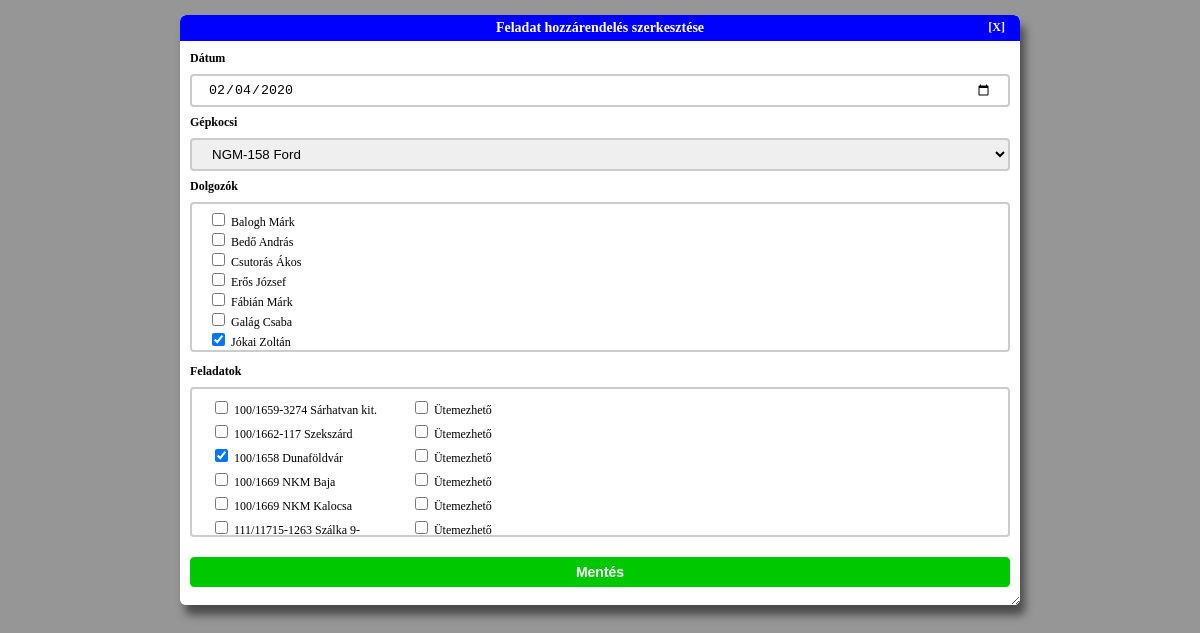
The page /index.php/gkfutas/edit/17 on the database its author committed.
### tables this page shows
CREATE TABLE w_gepkocsi_futas (
	gk_futas_id INTEGER NOT NULL PRIMARY KEY AUTOINCREMENT,
	gk_id INTEGER NOT NULL,
	datum TEXT NOT NULL,
	FOREIGN KEY (gk_id) REFERENCES k_gepkocsi(gk_id)
);

CREATE TABLE k_dolgozo (
	dolgozo_id INTEGER NOT NULL PRIMARY KEY AUTOINCREMENT,
	dolgozo_nev TEXT NOT NULL
);

CREATE TABLE k_feladat (
	feladat_id INTEGER NOT NULL PRIMARY KEY AUTOINCREMENT,
	feladat_leiras TEXT NOT NULL
);

### application/controllers/gkfutas.php (called while the page is built, shortened)
<?php
class Gkfutas extends CI_Controller {
	public function edit($id) {
		$headerdata['iscalendarview'] = FALSE;
		$menudata['iscalendarview'] = FALSE;
		$menudata['isadmin'] = $this->session->userdata('isAdmin');
		$data['gkfutas'] = $this->Gkfutas_model->getGkfutasById($id);
		$cardata = $this->Kocsik_model->getAllKocsik();
		$data['caroptions'] = array();
		foreach ($cardata as $cardata_item) {
			$data['caroptions'] += [$cardata_item['gk_id'] => $cardata_item['gepkocsi']];
		}
		$data['dolgozolist'] = $this->Dolgozok_model->getAllDolgozok();
		$data['feladatlist'] = $this->Munkak_model->getAllMunkak();
		$data['utemezesek'] = $this->Gkfutas_model->getUtemezesekByGkfutasId($id);
		$data['errors'] = null;
		$partialviews = [
			'header' => $this->load->view('partials/header_view', $headerdata, TRUE),
			'menu' => $this->load->view('partials/menu_view', $menudata, TRUE),
			'content' => $this->load->view('admin/gkfutasok/gkfutasok_edit_view', $data, TRUE),
			'footer' => $this->load->view('partials/footer_view', '', TRUE)
		];
		$this->load->view('public_template_view', $partialviews);
	}
}

### index.php (called while the page is built, shortened)
<?php
require_once BASEPATH.'core/CodeIgniter.php';

### application/models/Gkfutas_model.php (called while the page is built, shortened)
<?php
class Gkfutas_model extends CI_Model {
    public function getGkfutasById($id) {
        $this->db->select('gf.gk_futas_id,gf.datum,k.gk_id, k.gepkocsi');
        $this->db->from('w_gepkocsi_futas gf');
        $this->db->join('k_gepkocsi k', 'gf.gk_id = k.gk_id', 'inner');
        $this->db->where('gf.gk_futas_id', $id);
        $query = $this->db->get();
        $result = $query->result_array();
        $this->db->select('d.dolgozo_nev');
        $this->db->from('w_gepkocsi_futas gf');
        $this->db->join('w_dolgozo_kikuld dk', 'gf.gk_futas_id = dk.gk_futas_id', 'left');
        $this->db->join('k_dolgozo d', 'dk.dolgozo_id = d.dolgozo_id', 'left');
        $this->db->where('gf.gk_futas_id', $id);
        $query = $this->db->get();
        $result['dolgozok'] = $query->result_array();
        $this->db->select('f.feladat_id, f.feladat_leiras');
        $this->db->from('w_gepkocsi_futas gf');
        $this->db->join('w_feladat_kiad fk', 'gf.gk_futas_id = fk.gk_futas_id', 'left');
        $this->db->join('k_feladat f', 'fk.feladat_id = f.feladat_id', 'left');
        $this->db->where('gf.gk_futas_id', $id);
        $query = $this->db->get();
        $result['feladatok'] = $query->result_array();
        return $result;
    }
    public function getUtemezesekByGkfutasId($id) {
        $this->db->select('fk.gk_futas_id, fk.feladat_id, fk.utemezheto');
        $this->db->from('w_feladat_kiad fk');
        $this->db->where('fk.gk_futas_id', $id);
        $query = $this->db->get();
        $result = $query->result_array();
        return $result;
    }
}
?>

### application/models/Dolgozok_model.php (called while the page is built, shortened)
<?php
class Dolgozok_model extends CI_Model {
    public function getAllDolgozok() {
        $query = $this->db->get('k_dolgozo');
        return $query->result_array();
    }
}
?>

### application/models/Munkak_model.php (called while the page is built, shortened)
<?php
class Munkak_model extends CI_Model {
    public function getAllMunkak() {
        $query = $this->db->get('k_feladat');
        return $query->result_array();
    }
}
?>

### application/views/admin/gkfutasok/gkfutasok_edit_view.php (the view, shortened to what this page needs)
<div class="adminform-container">
    <div class="adminform-title">
        <span>Feladat hozzárendelés szerkesztése</span>
        <?php echo(anchor('gkfutas/index','[X]',array('class' => 'cancel-button'))); ?>
    </div>
    <div class="adminform-body">
    <?php
        echo(form_open('gkfutas/edit_save','',array('id' => $gkfutas[0]['gk_futas_id'])));
        echo(form_label('Dátum', 'datum'));
        echo(form_input(array(
            'name' => 'datum',
            'id' => 'datum',
            'type' => 'date',
            'value' => $gkfutas[0]['datum']
        )));
        echo(form_label('Gépkocsi', 'gepkocsi'));
        echo(form_dropdown('gepkocsi',$caroptions, $gkfutas[0]['gk_id']));
        echo(form_label('Dolgozók', 'dolgozok'));
        echo('<div class="checkbox-list">');
        $dolgozok_values = array();
        foreach ($gkfutas['dolgozok'] as $dolgozo_item) {
            array_push($dolgozok_values, $dolgozo_item['dolgozo_nev']);
        }
        foreach ($dolgozolist as $dlist_item) {
            $isSelected = in_array($dlist_item['dolgozo_nev'], $dolgozok_values) ? TRUE : FALSE;
            echo(form_checkbox(array(
                'name' => 'dolgozok[]',
                'value' => $dlist_item['dolgozo_id'],
                'checked' => $isSelected
            )));
            echo($dlist_item['dolgozo_nev'].'<br />');
        }
        echo('</div>');
        echo(form_label('Feladatok', 'feladatok'));
        echo('<div class="checkbox-list">');
        echo('<table class="checkbox-list-table">');
        $feladatok_values = array();
        foreach ($gkfutas['feladatok'] as $feladat_item) {
            array_push($feladatok_values, $feladat_item['feladat_id']);
        }
        foreach ($feladatlist as $flist_item) {
            $isSelected = in_array($flist_item['feladat_id'], $feladatok_values) ? TRUE : FALSE;
            $isUtemezheto = FALSE;
            foreach ($utemezesek as $utemezes_item) {
                if ($utemezes_item['feladat_id'] == $flist_item['feladat_id'] && $utemezes_item['utemezheto'] == 1) {
                    $isUtemezheto = TRUE;
                } elseif ($utemezes_item['feladat_id'] == $flist_item['feladat_id'] && $utemezes_item['utemezheto'] == 0) {
                    $isUtemezheto = FALSE;
                } else {
                    $isUtemezheto = FALSE;
                }
            }
            echo('<tr class="checkbox-list-row"><td>');
            echo(form_checkbox(array(
                'name' => 'feladatok[]',
                'value' => $flist_item['feladat_id'],
                'checked' => $isSelected
            )));
            echo($flist_item['feladat_leiras']);
            echo('</td><td>');
            echo(form_checkbox(array(
                'name' => 'utemezesek[]',
                'value' => $flist_item['feladat_id'],
                'checked' => $isUtemezheto
            )));
            echo('Ütemezhető');
            echo('</td></tr>');
        }
        echo('</table>');
        echo('</div>');
        echo(form_submit(array(
            'name' => 'submit',
            'value' => 'Mentés'
        )));
        echo(form_close());
    ?>
    </div>
</div>

### css/mainStyles.css (style rules this page uses)
body { margin: 0px; padding: 0px; width: 100%; font-family: 'Lucida Sans Unicode'; font-size: 12px; background-color: rgb(150,150,150); }
.adminform-container { padding: 0px; margin: 15px 15%; background-color: white; border-radius: 6px; border: none; box-shadow: 5px 10px 8px rgb(75,75,75); position: relative; resize: both; overflow: auto; }
.adminform-title { padding: 5px; margin: 0px; border-radius: 6px 6px 0px 0px; background-color: blue; color: white; font-weight: bold; font-size: 14px; text-align: center; }
.adminform-body { padding: 10px; margin: 0px; border-radius: 0px 0px 6px 6px; background-color: white; color: black; font-size: 12px; word-wrap: normal; }
.checkbox-list { width: 100%; height: 150px; padding: 6px 16px; margin: 8px 0; display: inline-block; border: 2px solid #ccc; border-radius: 4px; box-sizing: border-box; overflow: auto; }

### css/tableStyles.css (style rules this page uses)
.checkbox-list-row { background-color: white; }

### css/controlStyles.css (style rules this page uses)
a.cancel-button:link, a.cancel-button:visited { position: absolute; top: 5px; right: 15px; background-color: rgb(0, 0, 250); color: white; padding: 0px; margin: 0px; text-align: center; text-decoration: none; font-size: 12px; font-weight: bold; }
label { font-weight: bold; }
input[type=text], input[type=date], select { width: 100%; padding: 6px 16px; margin: 8px 0; display: inline-block; border: 2px solid #ccc; border-radius: 4px; box-sizing: border-box; }
input[type=submit] { width: 100%; background-color: rgb(0,200,0); color: white; padding: 6px 16px; margin: 8px 0; border: 1px solid rgb(0,200,0); border-radius: 4px; cursor: pointer; font-size: 14px; font-weight: bold; }

### rows shown on the page
w_gepkocsi_futas: datum "02/04/2020"
k_dolgozo: dolgozo_nev "Balogh Márk"
k_dolgozo: dolgozo_nev "Bedő András"
k_dolgozo: dolgozo_nev "Csutorás Ákos"
k_dolgozo: dolgozo_nev "Erős József"
k_dolgozo: dolgozo_nev "Fábián Márk"
k_dolgozo: dolgozo_nev "Galág Csaba"
k_dolgozo: dolgozo_nev "Jókai Zoltán"
k_feladat: feladat_leiras "100/1659-3274 Sárhatvan kit."
k_feladat: feladat_leiras "100/1662-117 Szekszárd"
k_feladat: feladat_leiras "100/1658 Dunaföldvár"
k_feladat: feladat_leiras "100/1669 NKM Baja"
k_feladat: feladat_leiras "100/1669 NKM Kalocsa"
k_feladat: feladat_leiras "111/11715-1263 Szálka 9-"

### other values the page prints
anchor('gkfutas/index','[X]',array('class' => 'cancel-button')) "[X]"
form_label('Dátum', 'datum') "Dátum"
form_label('Gépkocsi', 'gepkocsi') "Gépkocsi"
form_label('Dolgozók', 'dolgozok') "Dolgozók"
form_label('Feladatok', 'feladatok') "Feladatok"
